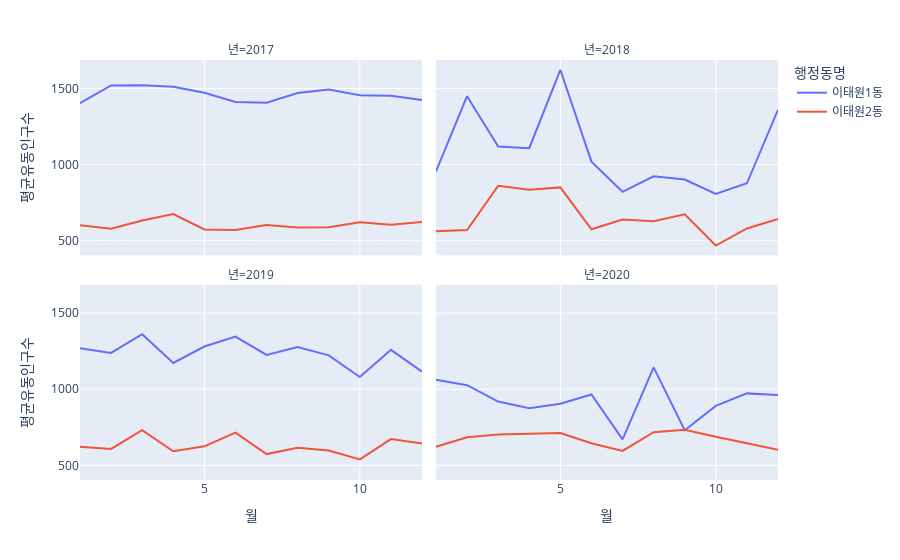

Source (notebook cell):
### Code cell
fig = px.line(sub_query,
                x='월', y='평균유동인구수',#size='pop'
                color='행정동명',
                facet_col='년', facet_col_wrap=2)
fig.show()

### Figure 1 — Plotly figure (JSON) as saved in the notebook; plotly's stock layout.template omitted (floating-point values rounded to 4 significant figures)
{"data": [{"hovertemplate": "행정동명=이태원1동<br>년=2017<br>월=%{x}<br>평균유동인구수=%{y}<extra></extra>", "legendgroup": "이태원1동", "line": {"color": "#636efa", "dash": "solid"}, "mode": "lines", "name": "이태원1동", "orientation": "v", "showlegend": true, "type": "scatter", "x": [1, 2, 3, 4, 5, 6, 7, 8, 9, 10, 11, 12], "xaxis": "x3", "y": [1403, 1520, 1522, 1511, 1472, 1412, 1407, 1470, 1493, 1455, 1453, 1424], "yaxis": "y3"}, {"hovertemplate": "행정동명=이태원1동<br>년=2018<br>월=%{x}<br>평균유동인구수=%{y}<extra></extra>", "legendgroup": "이태원1동", "line": {"color": "#636efa", "dash": "solid"}, "mode": "lines", "name": "이태원1동", "orientation": "v", "showlegend": false, "type": "scatter", "x": [1, 2, 3, 4, 5, 6, 7, 8, 9, 10, 11, 12], "xaxis": "x4", "y": [955, 1449, 1118, 1108, 1623, 1019, 821, 923, 902, 807, 877, 1360], "yaxis": "y4"}, {"hovertemplate": "행정동명=이태원1동<br>년=2019<br>월=%{x}<br>평균유동인구수=%{y}<extra></extra>", "legendgroup": "이태원1동", "line": {"color": "#636efa", "dash": "solid"}, "mode": "lines", "name": "이태원1동", "orientation": "v", "showlegend": false, "type": "scatter", "x": [1, 2, 3, 4, 5, 6, 7, 8, 9, 10, 11, 12], "xaxis": "x", "y": [1270, 1239, 1362, 1173, 1281, 1346, 1226, 1277, 1223, 1080, 1259, 1116], "yaxis": "y"}, {"hovertemplate": "행정동명=이태원1동<br>년=2020<br>월=%{x}<br>평균유동인구수=%{y}<extra></extra>", "legendgroup": "이태원1동", "line": {"color": "#636efa", "dash": "solid"}, "mode": "lines", "name": "이태원1동", "orientation": "v", "showlegend": false, "type": "scatter", "x": [1, 2, 3, 4, 5, 6, 7, 8, 9, 10, 11, 12], "xaxis": "x2", "y": [1063, 1027, 919, 876, 905, 966, 671, 1144, 731, 891, 973, 963], "yaxis": "y2"}, {"hovertemplate": "행정동명=이태원2동<br>년=2017<br>월=%{x}<br>평균유동인구수=%{y}<extra></extra>", "legendgroup": "이태원2동", "line": {"color": "#EF553B", "dash": "solid"}, "mode": "lines", "name": "이태원2동", "orientation": "v", "showlegend": true, "type": "scatter", "x": [1, 2, 3, 4, 5, 6, 7, 8, 9, 10, 11, 12], "xaxis": "x3", "y": [601, 578, 633, 675, 574, 570, 603, 586, 588, 621, 605, 622], "yaxis": "y3"}, {"hovertemplate": "행정동명=이태원2동<br>년=2018<br>월=%{x}<br>평균유동인구수=%{y}<extra></extra>", "legendgroup": "이태원2동", "line": {"color": "#EF553B", "dash": "solid"}, "mode": "lines", "name": "이태원2동", "orientation": "v", "showlegend": false, "type": "scatter", "x": [1, 2, 3, 4, 5, 6, 7, 8, 9, 10, 11, 12], "xaxis": "x4", "y": [562, 570, 861, 834, 850, 575, 639, 628, 673, 468, 580, 643], "yaxis": "y4"}, {"hovertemplate": "행정동명=이태원2동<br>년=2019<br>월=%{x}<br>평균유동인구수=%{y}<extra></extra>", "legendgroup": "이태원2동", "line": {"color": "#EF553B", "dash": "solid"}, "mode": "lines", "name": "이태원2동", "orientation": "v", "showlegend": false, "type": "scatter", "x": [1, 2, 3, 4, 5, 6, 7, 8, 9, 10, 11, 12], "xaxis": "x", "y": [622, 608, 731, 593, 625, 715, 574, 615, 598, 539, 673, 643], "yaxis": "y"}, {"hovertemplate": "행정동명=이태원2동<br>년=2020<br>월=%{x}<br>평균유동인구수=%{y}<extra></extra>", "legendgroup": "이태원2동", "line": {"color": "#EF553B", "dash": "solid"}, "mode": "lines", "name": "이태원2동", "orientation": "v", "showlegend": false, "type": "scatter", "x": [1, 2, 3, 4, 5, 6, 7, 8, 9, 10, 11, 12], "xaxis": "x2", "y": [622, 685, 702, 706, 713, 645, 595, 718, 734, 688, 645, 602], "yaxis": "y2"}], "layout": {"annotations": [{"font": {}, "showarrow": false, "text": "년=2019", "x": 0.245, "xanchor": "center", "xref": "paper", "y": 0.465, "yanchor": "bottom", "yref": "paper"}, {"font": {}, "showarrow": false, "text": "년=2020", "x": 0.755, "xanchor": "center", "xref": "paper", "y": 0.465, "yanchor": "bottom", "yref": "paper"}, {"font": {}, "showarrow": false, "text": "년=2017", "x": 0.245, "xanchor": "center", "xref": "paper", "y": 1.0, "yanchor": "bottom", "yref": "paper"}, {"font": {}, "showarrow": false, "text": "년=2018", "x": 0.755, "xanchor": "center", "xref": "paper", "y": 1.0, "yanchor": "bottom", "yref": "paper"}], "legend": {"title": {"text": "행정동명"}, "tracegroupgap": 0}, "margin": {"t": 60}, "xaxis": {"anchor": "y", "domain": [0, 0.49], "title": {"text": "월"}}, "xaxis2": {"anchor": "y2", "domain": [0.51, 1], "matches": "x", "title": {"text": "월"}}, "xaxis3": {"anchor": "y3", "domain": [0, 0.49], "matches": "x", "showticklabels": false}, "xaxis4": {"anchor": "y4", "domain": [0.51, 1], "matches": "x", "showticklabels": false}, "yaxis": {"anchor": "x", "domain": [0, 0.465], "title": {"text": "평균유동인구수"}}, "yaxis2": {"anchor": "x2", "domain": [0, 0.465], "matches": "y", "showticklabels": false}, "yaxis3": {"anchor": "x3", "domain": [0.535, 1.0], "matches": "y", "title": {"text": "평균유동인구수"}}, "yaxis4": {"anchor": "x4", "domain": [0.535, 1.0], "matches": "y", "showticklabels": false}}}
